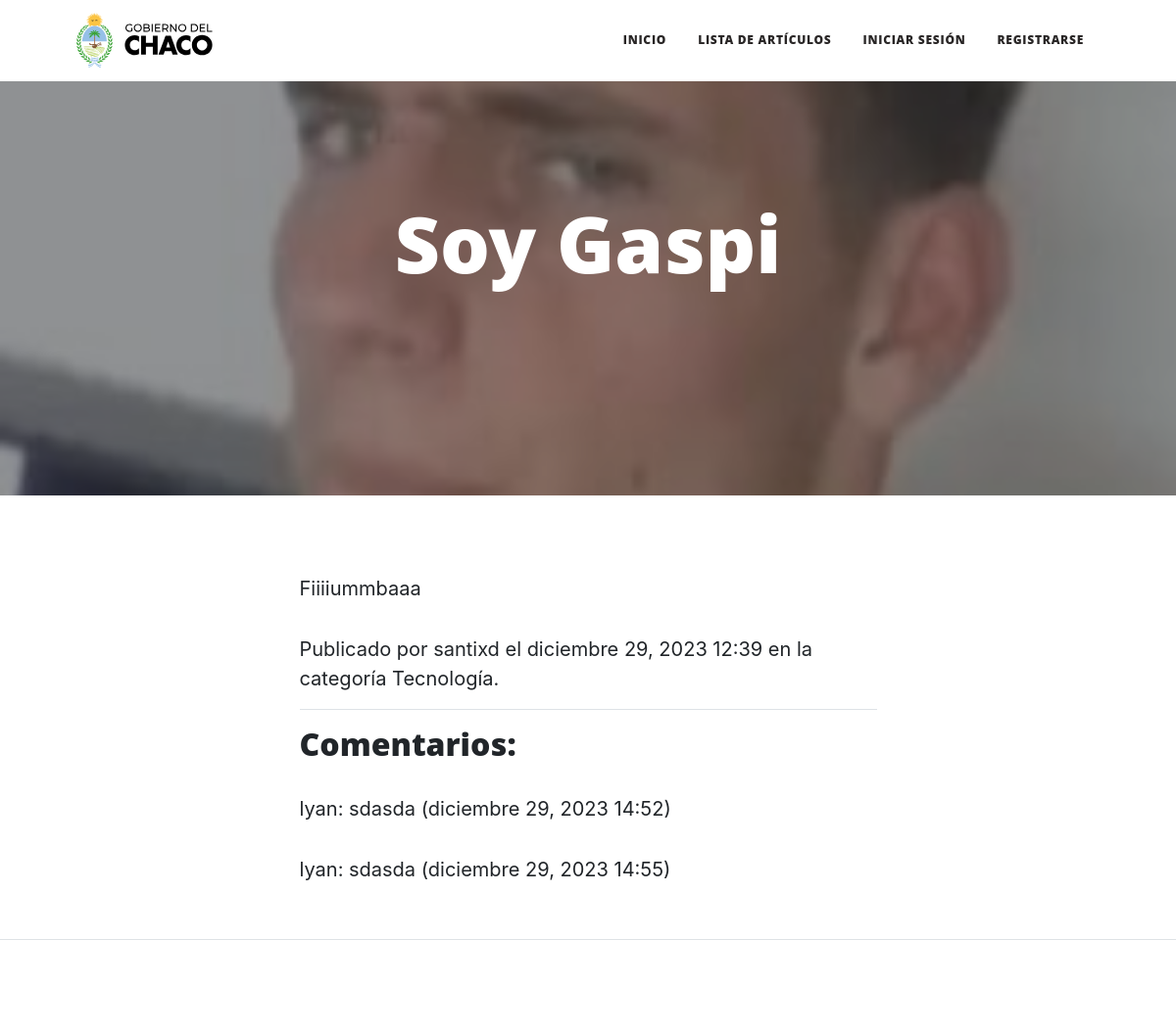
The page /articulos/detalle/2/ on the database its author committed.
### apps/articulos/models.py (models this page shows, shortened)
class Articulo(models.Model):
    CATEGORIAS_CHOICES = [
        ('tecnologia', 'Tecnología'),
        ('gastronomia', 'Gastronomía'),
        ('artesanias', 'Artesanías'),
        ('entretenimiento', 'Entretenimiento'),
        ('salud', 'Salud y bienestar'),
    ]
    categoria = models.CharField(max_length=20, choices=CATEGORIAS_CHOICES, blank=True, null=True)
    titulo = models.CharField(max_length=255)
    contenido = models.TextField()
    imagen = models.ImageField(upload_to='articulos_imagenes/', blank=True, null=True)
    autor = models.ForeignKey(User, on_delete=models.CASCADE)
    fecha_creacion = models.DateTimeField(auto_now_add=True)

class Comment(models.Model):
    articulo = models.ForeignKey('Articulo', on_delete=models.CASCADE)
    author = models.ForeignKey(User, on_delete=models.CASCADE)
    text = models.TextField()
    created_date = models.DateTimeField(default=timezone.now)

### apps/articulos/views.py (the view)
# urls.py: path('detalle/<int:pk>/', views.detalle_articulo, name='detalle_articulo'),
def detalle_articulo(request, pk):
    articulo = get_object_or_404(Articulo, pk=pk)
    comentarios = Comment.objects.filter(articulo=articulo)
    if request.method == 'POST':
        form = CommentForm(request.POST)
        if form.is_valid():
            comentario = form.save(commit=False)
            comentario.articulo = articulo
            comentario.author = request.user
            comentario.save()
    else:
        form = CommentForm()
    return render(request, 'articulos/detalle_articulo.html', {'articulo': articulo, 'comentarios': comentarios, 'form': form})

### templates/articulos/detalle_articulo.html (shortened to what this page needs)
{% extends 'post.html' %}
{% load static %}
{% block contenido %}
{% if articulo.imagen and articulo.imagen.url %}
<header class="masthead" style="background-image: url('{{ articulo.imagen.url }}')">
    <div class="container position-relative px-4 px-lg-5">
        <div class="row gx-4 gx-lg-5 justify-content-center">
            <div class="col-md-10 col-lg-8 col-xl-7">
                <div class="page-heading">
                    <h1>{{ articulo.titulo }}</h1>
                </div>
            </div>
        </div>
    </div>
</header>
{% endif %}
<main class="mb-4">
    <div class="container px-4 px-lg-5">
        <div class="row gx-4 gx-lg-5 justify-content-center">
            <div class="col-md-10 col-lg-8 col-xl-7">
                <p>{{ articulo.contenido }}</p>
                <span class="subheading">
                    Publicado por {{ articulo.autor.username }} el {{ articulo.fecha_creacion|date:"F j, Y H:i" }} en la
                    categoría {{ articulo.get_categoria_display }}.
                </span>
                <hr />
                <h2>Comentarios:</h2>
                {% for comentario in comentarios %}
                <p>
                    {{ comentario.author.username }}: {{ comentario.text }}
                    ({{ comentario.created_date|date:"F j, Y H:i" }})
                </p>
                {% endfor %}
            </div>
        </div>
    </div>
</main>
<footer class="border-top">
</footer>
{% endblock contenido %}

### rows shown on the page
Articulo: imagen (picture), titulo "Soy Gaspi", contenido "Fiiiiummbaaa", autor.username "santixd", fecha_creacion "diciembre 29, 2023 12:39", categoria "Tecnología"
Comment: author.username "lyan", text "sdasda", created_date "diciembre 29, 2023 14:52"
Comment: author.username "lyan", text "sdasda", created_date "diciembre 29, 2023 14:55"
